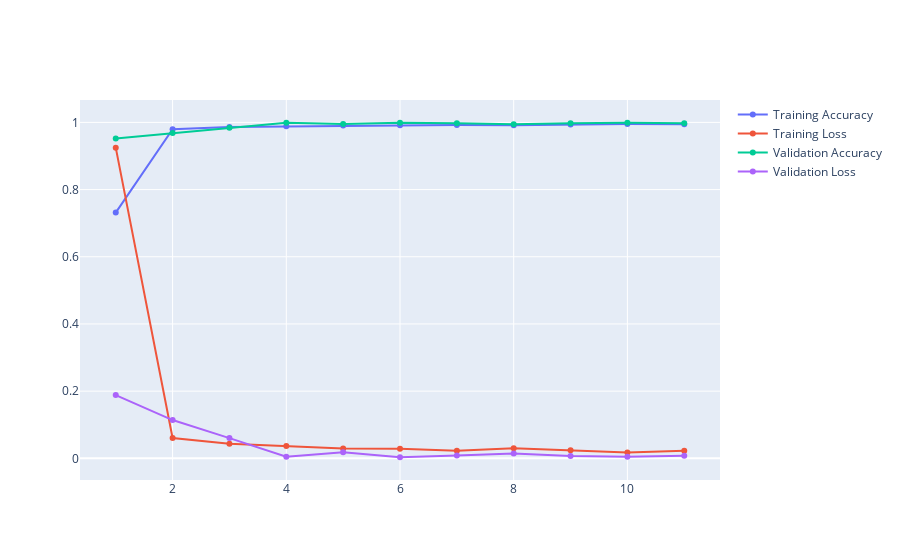

Source (notebook cell):
### Code cell
fig = go.Figure()

fig.add_trace(go.Scatter(x=g["epochs"], y=g["acc"],
                    mode='lines+markers',
                    name='Training Accuracy'))
fig.add_trace(go.Scatter(x=g["epochs"], y=g["loss"],
                    mode='lines+markers',
                    name='Training Loss'))
fig.add_trace(go.Scatter(x=g["epochs"], y=g["val_acc"],
                    mode='lines+markers',
                    name='Validation Accuracy'))
fig.add_trace(go.Scatter(x=g["epochs"], y=g["val_loss"],
                    mode='lines+markers',
                    name='Validation Loss'))

fig.show()

### Figure 1 — Plotly figure (JSON) as saved in the notebook; plotly's stock layout.template omitted (floating-point values rounded to 4 significant figures)
{"data": [{"mode": "lines+markers", "name": "Training Accuracy", "type": "scatter", "x": [1, 2, 3, 4, 5, 6, 7, 8, 9, 10, 11], "y": [0.7316, 0.9794, 0.9861, 0.9882, 0.9904, 0.9914, 0.9925, 0.9916, 0.9941, 0.9952, 0.9945]}, {"mode": "lines+markers", "name": "Training Loss", "type": "scatter", "x": [1, 2, 3, 4, 5, 6, 7, 8, 9, 10, 11], "y": [0.9247, 0.06053, 0.04311, 0.03642, 0.02961, 0.02834, 0.02245, 0.03036, 0.02408, 0.01713, 0.02227]}, {"mode": "lines+markers", "name": "Validation Accuracy", "type": "scatter", "x": [1, 2, 3, 4, 5, 6, 7, 8, 9, 10, 11], "y": [0.9522, 0.9683, 0.9842, 0.9989, 0.9953, 0.9987, 0.9971, 0.9948, 0.9972, 0.9987, 0.9976]}, {"mode": "lines+markers", "name": "Validation Loss", "type": "scatter", "x": [1, 2, 3, 4, 5, 6, 7, 8, 9, 10, 11], "y": [0.1884, 0.1139, 0.06025, 0.004882, 0.01844, 0.003252, 0.00815, 0.01433, 0.006725, 0.004823, 0.007696]}], "layout": {}}
